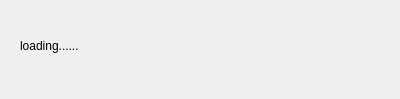
<?xml version="1.0" encoding="UTF-8"?>
<ui version="4.0">
 <class>loading</class>
 <widget class="QDialog" name="loading">
  <property name="geometry">
   <rect>
    <x>0</x>
    <y>0</y>
    <width>400</width>
    <height>99</height>
   </rect>
  </property>
  <property name="windowTitle">
   <string>Dialog</string>
  </property>
  <widget class="QLabel" name="loading_text">
   <property name="geometry">
    <rect>
     <x>20</x>
     <y>10</y>
     <width>361</width>
     <height>71</height>
    </rect>
   </property>
   <property name="text">
    <string>loading......</string>
   </property>
  </widget>
 </widget>
 <resources/>
 <connections/>
</ui>
